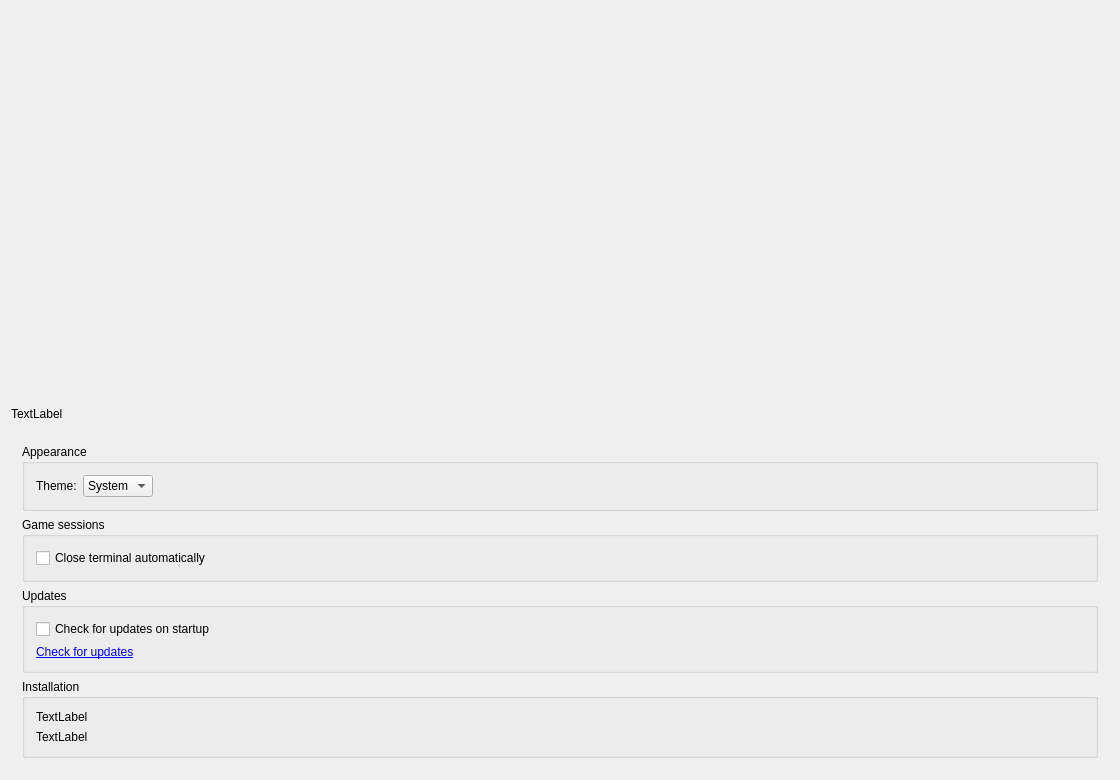
<?xml version='1.0' encoding='UTF-8'?>
<ui version="4.0">
 <class>MainDialog</class>
 <widget class="QDialog" name="MainDialog">
  <property name="geometry">
   <rect>
    <x>0</x>
    <y>0</y>
    <width>1120</width>
    <height>780</height>
   </rect>
  </property>
  <property name="minimumSize">
   <size>
    <width>0</width>
    <height>0</height>
   </size>
  </property>
  <property name="windowTitle">
   <string>KytyPS5 Launcher</string>
  </property>
  <property name="locale">
   <locale language="English" country="UnitedStates" />
  </property>
  <layout class="QVBoxLayout" name="mainLayout">
   <property name="spacing">
    <number>12</number>
   </property>
   <item>
    <widget class="ConfigurationListWidget" name="widget" native="true">
     <property name="sizePolicy">
      <sizepolicy hsizetype="MinimumExpanding" vsizetype="Expanding">
       <horstretch>0</horstretch>
       <verstretch>0</verstretch>
      </sizepolicy>
     </property>
     <property name="minimumSize">
      <size>
       <width>640</width>
       <height>360</height>
      </size>
     </property>
    </widget>
   </item>
   <item>
    <widget class="QLabel" name="label_Version">
     <property name="text">
      <string>TextLabel</string>
     </property>
    </widget>
   </item>
   <item>
    <widget class="QWidget" name="launcher_options_content">
     <layout class="QVBoxLayout" name="launcher_options_layout">
      <item>
       <widget class="QGroupBox" name="appearance_group">
        <property name="title">
         <string>Appearance</string>
        </property>
        <layout class="QVBoxLayout" name="appearance_groupLayout">
         <item>
          <layout class="QHBoxLayout" name="themeLayout">
           <item>
            <widget class="QLabel" name="label_theme">
             <property name="text">
              <string>Theme:</string>
             </property>
            </widget>
           </item>
           <item>
            <widget class="QComboBox" name="theme_combo">
             <item>
              <property name="text">
               <string>System</string>
              </property>
             </item>
             <item>
              <property name="text">
               <string>Dark</string>
              </property>
             </item>
             <item>
              <property name="text">
               <string>Light</string>
              </property>
             </item>
            </widget>
           </item>
           <item>
            <spacer name="themeSpacer">
             <property name="orientation">
              <enum>Qt::Horizontal</enum>
             </property>
             <property name="sizeHint" stdset="0">
              <size>
               <width>40</width>
               <height>20</height>
              </size>
             </property>
            </spacer>
           </item>
          </layout>
         </item>
        </layout>
       </widget>
      </item>
      <item>
       <widget class="QGroupBox" name="launcher_behavior_group">
        <property name="title">
         <string>Game sessions</string>
        </property>
        <layout class="QVBoxLayout" name="launcher_behavior_groupLayout">
         <item>
          <widget class="QCheckBox" name="close_terminal">
           <property name="text">
            <string>Close terminal automatically</string>
           </property>
          </widget>
         </item>
        </layout>
       </widget>
      </item>
      <item>
       <widget class="QGroupBox" name="updates_group">
        <property name="title">
         <string>Updates</string>
        </property>
        <layout class="QVBoxLayout" name="updates_groupLayout">
         <item>
          <widget class="QCheckBox" name="check_updates_on_startup">
           <property name="text">
            <string>Check for updates on startup</string>
           </property>
          </widget>
         </item>
         <item>
          <widget class="QLabel" name="check_updates_link">
           <property name="text">
            <string>&lt;a href="check"&gt;Check for updates&lt;/a&gt;</string>
           </property>
           <property name="textFormat">
            <enum>Qt::RichText</enum>
           </property>
          </widget>
         </item>
        </layout>
       </widget>
      </item>
      <item>
       <widget class="QGroupBox" name="installation_group">
        <property name="title">
         <string>Installation</string>
        </property>
        <layout class="QVBoxLayout" name="installation_groupLayout">
         <item>
          <widget class="QLabel" name="label_Interpreter">
           <property name="frameShape">
            <enum>QFrame::NoFrame</enum>
           </property>
           <property name="frameShadow">
            <enum>QFrame::Sunken</enum>
           </property>
           <property name="text">
            <string>TextLabel</string>
           </property>
           <property name="wordWrap">
            <bool>true</bool>
           </property>
           <property name="textInteractionFlags">
            <set>Qt::TextSelectableByMouse</set>
           </property>
          </widget>
         </item>
         <item>
          <widget class="QLabel" name="label_settings_file">
           <property name="text">
            <string>TextLabel</string>
           </property>
           <property name="wordWrap">
            <bool>true</bool>
           </property>
           <property name="textInteractionFlags">
            <set>Qt::TextSelectableByMouse</set>
           </property>
          </widget>
         </item>
        </layout>
       </widget>
      </item>
     </layout>
    </widget>
   </item>
  </layout>
 </widget>
 <layoutdefault spacing="6" margin="11" />
 <customwidgets>
  <customwidget>
   <class>ConfigurationListWidget</class>
   <extends>QWidget</extends>
   <header>configurationListWidget.h</header>
   <container>1</container>
  </customwidget>
 </customwidgets>
 <resources />
 <connections />
 <buttongroups>
  <buttongroup name="buttonGroup_Console" />
 </buttongroups>
</ui>
